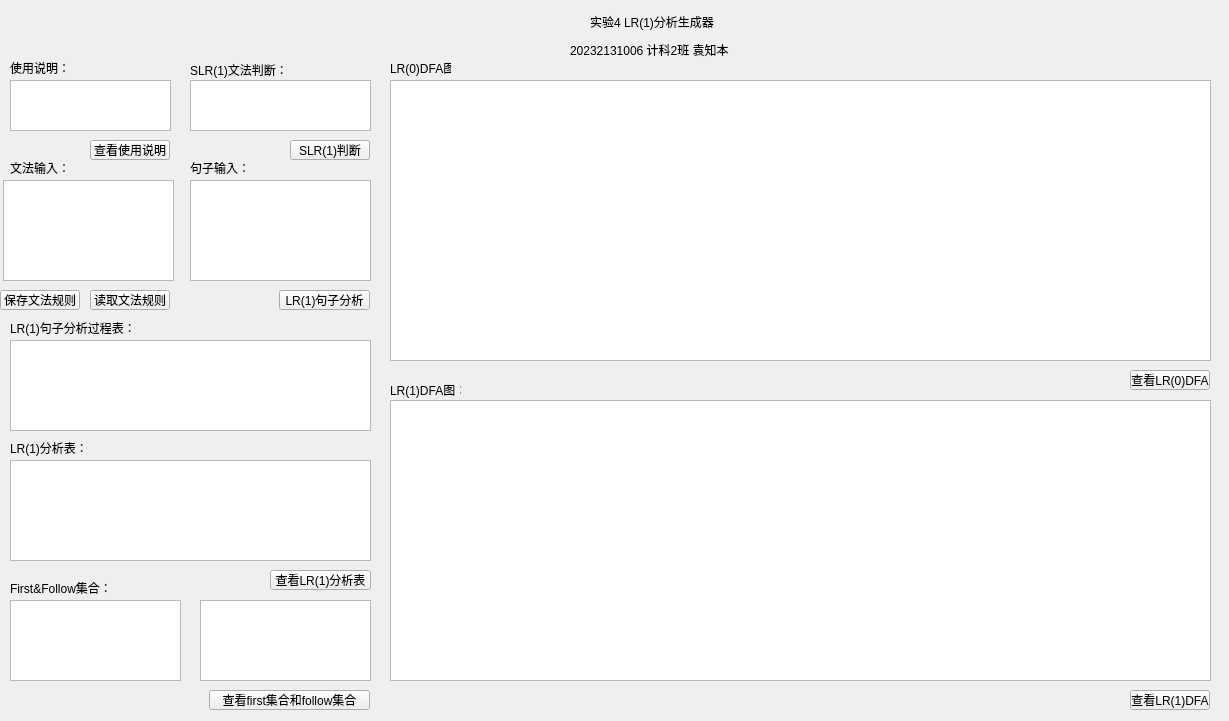
<?xml version="1.0" encoding="UTF-8"?>
<ui version="4.0">
 <class>Widget</class>
 <widget class="QWidget" name="Widget">
  <property name="geometry">
   <rect>
    <x>0</x>
    <y>0</y>
    <width>1229</width>
    <height>721</height>
   </rect>
  </property>
  <property name="windowTitle">
   <string>Widget</string>
  </property>
  <widget class="QLabel" name="label">
   <property name="geometry">
    <rect>
     <x>590</x>
     <y>11</y>
     <width>131</width>
     <height>21</height>
    </rect>
   </property>
   <property name="text">
    <string>实验4 LR(1)分析生成器</string>
   </property>
  </widget>
  <widget class="QLabel" name="label_2">
   <property name="geometry">
    <rect>
     <x>570</x>
     <y>40</y>
     <width>161</width>
     <height>20</height>
    </rect>
   </property>
   <property name="text">
    <string>20232131006 计科2班 袁知本</string>
   </property>
  </widget>
  <widget class="QPlainTextEdit" name="plainTextEdit">
   <property name="geometry">
    <rect>
     <x>3</x>
     <y>180</y>
     <width>171</width>
     <height>101</height>
    </rect>
   </property>
  </widget>
  <widget class="QLabel" name="label_3">
   <property name="geometry">
    <rect>
     <x>10</x>
     <y>160</y>
     <width>61</width>
     <height>16</height>
    </rect>
   </property>
   <property name="text">
    <string>文法输入：</string>
   </property>
  </widget>
  <widget class="QPushButton" name="pushButton_save">
   <property name="geometry">
    <rect>
     <x>0</x>
     <y>290</y>
     <width>80</width>
     <height>20</height>
    </rect>
   </property>
   <property name="text">
    <string>保存文法规则</string>
   </property>
  </widget>
  <widget class="QPushButton" name="pushButton_load">
   <property name="geometry">
    <rect>
     <x>90</x>
     <y>290</y>
     <width>80</width>
     <height>20</height>
    </rect>
   </property>
   <property name="text">
    <string>读取文法规则</string>
   </property>
  </widget>
  <widget class="QGraphicsView" name="graphicsView_LR1">
   <property name="geometry">
    <rect>
     <x>390</x>
     <y>400</y>
     <width>821</width>
     <height>281</height>
    </rect>
   </property>
  </widget>
  <widget class="QLabel" name="label_4">
   <property name="geometry">
    <rect>
     <x>390</x>
     <y>380</y>
     <width>71</width>
     <height>20</height>
    </rect>
   </property>
   <property name="text">
    <string>LR(1)DFA图：</string>
   </property>
  </widget>
  <widget class="QGraphicsView" name="graphicsView_LR0">
   <property name="geometry">
    <rect>
     <x>390</x>
     <y>80</y>
     <width>821</width>
     <height>281</height>
    </rect>
   </property>
  </widget>
  <widget class="QLabel" name="label_5">
   <property name="geometry">
    <rect>
     <x>390</x>
     <y>60</y>
     <width>61</width>
     <height>16</height>
    </rect>
   </property>
   <property name="text">
    <string>LR(0)DFA图：</string>
   </property>
  </widget>
  <widget class="QTableView" name="tableView_LR1">
   <property name="geometry">
    <rect>
     <x>10</x>
     <y>460</y>
     <width>361</width>
     <height>101</height>
    </rect>
   </property>
  </widget>
  <widget class="QLabel" name="label_6">
   <property name="geometry">
    <rect>
     <x>10</x>
     <y>440</y>
     <width>81</width>
     <height>16</height>
    </rect>
   </property>
   <property name="text">
    <string>LR(1)分析表：</string>
   </property>
  </widget>
  <widget class="QPlainTextEdit" name="plainTextEdit_check">
   <property name="geometry">
    <rect>
     <x>190</x>
     <y>80</y>
     <width>181</width>
     <height>51</height>
    </rect>
   </property>
  </widget>
  <widget class="QLabel" name="label_7">
   <property name="geometry">
    <rect>
     <x>190</x>
     <y>60</y>
     <width>101</width>
     <height>20</height>
    </rect>
   </property>
   <property name="text">
    <string>SLR(1)文法判断：</string>
   </property>
  </widget>
  <widget class="QPushButton" name="pushButton_check">
   <property name="geometry">
    <rect>
     <x>290</x>
     <y>140</y>
     <width>80</width>
     <height>20</height>
    </rect>
   </property>
   <property name="text">
    <string>SLR(1)判断</string>
   </property>
  </widget>
  <widget class="QPushButton" name="pushButton_LR1table">
   <property name="geometry">
    <rect>
     <x>270</x>
     <y>570</y>
     <width>101</width>
     <height>20</height>
    </rect>
   </property>
   <property name="text">
    <string>查看LR(1)分析表</string>
   </property>
  </widget>
  <widget class="QPushButton" name="pushButton_LR0DFA">
   <property name="geometry">
    <rect>
     <x>1130</x>
     <y>370</y>
     <width>80</width>
     <height>20</height>
    </rect>
   </property>
   <property name="text">
    <string>查看LR(0)DFA</string>
   </property>
  </widget>
  <widget class="QPushButton" name="pushButton_LR1DFA">
   <property name="geometry">
    <rect>
     <x>1130</x>
     <y>690</y>
     <width>80</width>
     <height>20</height>
    </rect>
   </property>
   <property name="text">
    <string>查看LR(1)DFA</string>
   </property>
  </widget>
  <widget class="QPushButton" name="pushButton_help">
   <property name="geometry">
    <rect>
     <x>90</x>
     <y>140</y>
     <width>80</width>
     <height>20</height>
    </rect>
   </property>
   <property name="text">
    <string>查看使用说明</string>
   </property>
  </widget>
  <widget class="QPlainTextEdit" name="plainTextEdit_help">
   <property name="geometry">
    <rect>
     <x>10</x>
     <y>80</y>
     <width>161</width>
     <height>51</height>
    </rect>
   </property>
  </widget>
  <widget class="QLabel" name="label_8">
   <property name="geometry">
    <rect>
     <x>10</x>
     <y>60</y>
     <width>61</width>
     <height>16</height>
    </rect>
   </property>
   <property name="text">
    <string>使用说明：</string>
   </property>
  </widget>
  <widget class="QLabel" name="label_10">
   <property name="geometry">
    <rect>
     <x>10</x>
     <y>580</y>
     <width>101</width>
     <height>16</height>
    </rect>
   </property>
   <property name="text">
    <string>First&amp;Follow集合：</string>
   </property>
  </widget>
  <widget class="QPushButton" name="pushButton_firstandfollow">
   <property name="geometry">
    <rect>
     <x>209</x>
     <y>690</y>
     <width>161</width>
     <height>20</height>
    </rect>
   </property>
   <property name="text">
    <string>查看first集合和follow集合</string>
   </property>
  </widget>
  <widget class="QTableView" name="tableView_firstSet">
   <property name="geometry">
    <rect>
     <x>10</x>
     <y>600</y>
     <width>171</width>
     <height>81</height>
    </rect>
   </property>
  </widget>
  <widget class="QTableView" name="tableView_followSet">
   <property name="geometry">
    <rect>
     <x>200</x>
     <y>600</y>
     <width>171</width>
     <height>81</height>
    </rect>
   </property>
  </widget>
  <widget class="QTableView" name="tableView_LR1Tokens">
   <property name="geometry">
    <rect>
     <x>10</x>
     <y>340</y>
     <width>361</width>
     <height>91</height>
    </rect>
   </property>
  </widget>
  <widget class="QLabel" name="label_9">
   <property name="geometry">
    <rect>
     <x>10</x>
     <y>320</y>
     <width>121</width>
     <height>16</height>
    </rect>
   </property>
   <property name="text">
    <string>LR(1)句子分析过程表：</string>
   </property>
  </widget>
  <widget class="QPlainTextEdit" name="plainTextEdit_sentence">
   <property name="geometry">
    <rect>
     <x>190</x>
     <y>180</y>
     <width>181</width>
     <height>101</height>
    </rect>
   </property>
  </widget>
  <widget class="QLabel" name="label_11">
   <property name="geometry">
    <rect>
     <x>190</x>
     <y>160</y>
     <width>61</width>
     <height>16</height>
    </rect>
   </property>
   <property name="text">
    <string>句子输入：</string>
   </property>
  </widget>
  <widget class="QPushButton" name="pushButton_sentence">
   <property name="geometry">
    <rect>
     <x>279</x>
     <y>290</y>
     <width>91</width>
     <height>20</height>
    </rect>
   </property>
   <property name="text">
    <string>LR(1)句子分析</string>
   </property>
  </widget>
 </widget>
 <resources/>
 <connections/>
</ui>
